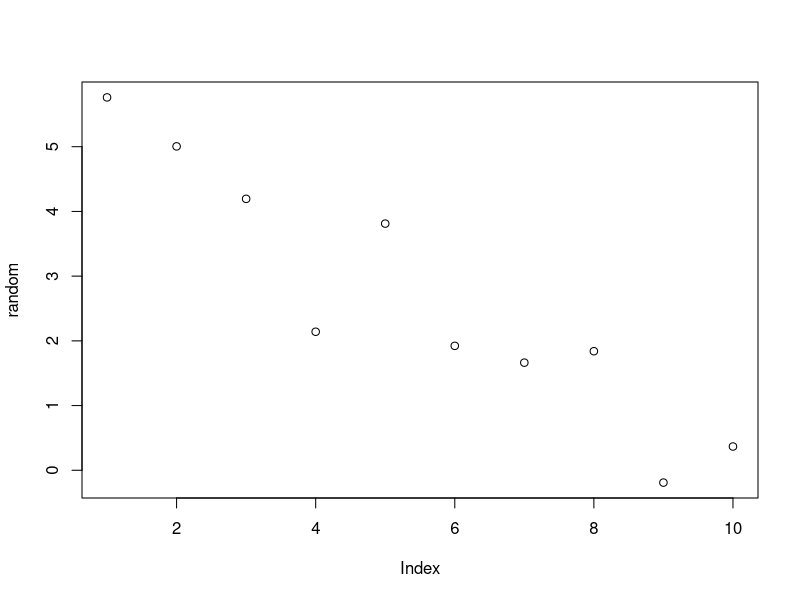
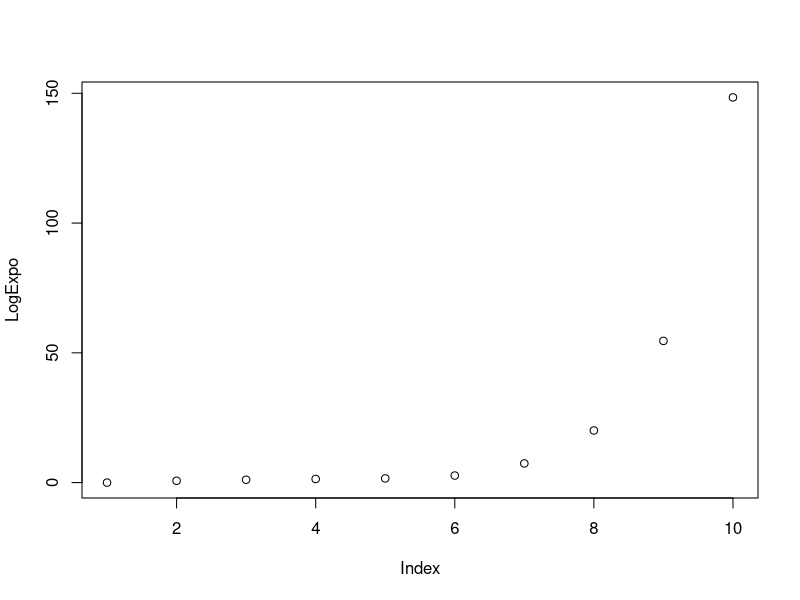
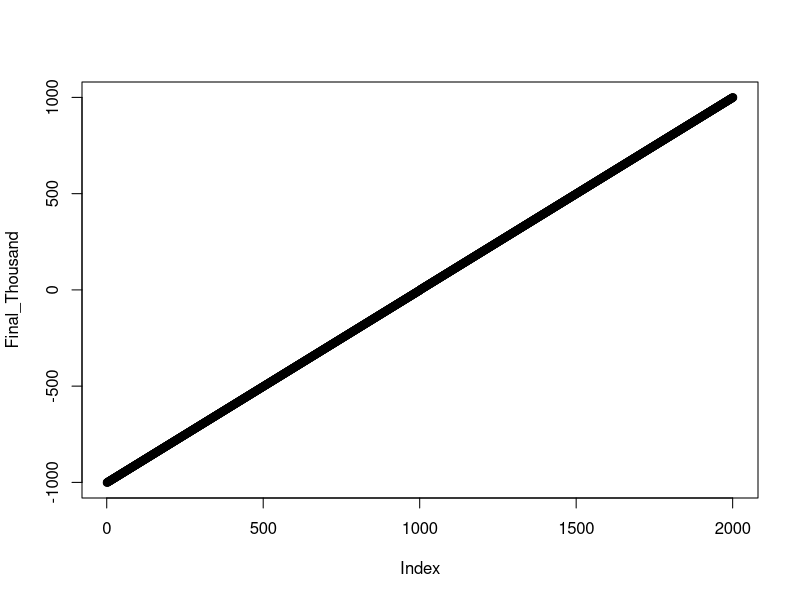

These charts were generated, in order, by the following R code: (Note: this script raises an error after producing the figures.)

#TASK 1
a <- rnorm(3,5,1)
b <- rnorm(3,3,1)
cq <- rnorm(4,1,2) 

random <- c(a,b,cq)
plot(random)
summary(random)
#TASK2

a1 <- seq(1:5)
log_a1 <- log(a1)
a2 <- seq(6:10)
exp_a2 <- exp(a2)

log_a1
exp_a2

LogExpo <- c(log_a1,exp_a2)
LogExpo
plot(LogExpo)

summary(LogExpo)
#TASK 3

thousand <- seq(1:1000)
neg_thousand <- rev(seq(-1000:0))

thousand
neg_thousand
Final_Thousand <- c(-neg_thousand,thousand)

Final_Thousand
plot(Final_Thousand)

summary(Final_Thousand)

#TASK 4

Final_Thousnad_500 <- Final_Thousand[1:500]
first_hundred <- Final_Thousnad_500[1:100]

summary(first_hundred)


#IF and ELSE condition in R

sub_1 <- 90
sub_2 <- 80
sub_3 <- 29
sub_4 <- 11
sub_5 <- 99

passing_marks <- 250
Total_marks <- sum(sub_1,sub_2,sub_3,sub_4,sub_5)

if(Total_marks>passing_marks){
  v0 <- paste("You scored" , Total_marks)
  print(V0)
  print("You have passed the exam")
  }else
{
  v0 <- paste("You scored ", Total_marks)
  
  
  marks_required <- passing_marks - Total_marks
  v1 <- "Additional marks required are"
  v2 <- paste(v1, marks_required)
  
  print(v0)
  print (v2)
  print("Please apply again for the exam") 
}

#Else if

sub_1 <- 38
sub_2 <- 80
sub_3 <- 01
sub_4 <- 78
sub_5 <- 49

Total_marks <- sum(sub_1,sub_2,sub_3,sub_4,sub_5)

if(Total_marks >= 400){
  v3 <-paste("your score is",Total_marks)
  print(v3)
    print("your grade is EXCELLENT")
  } else if (Total_marks >= 300){
  v3 <-paste("your score is",Total_marks)
  print(v3)
    print("your grade is VERY GOOD")
  }else if (Total_marks >= 250){
    v3 <-paste("your score is",Total_marks)
    print(v3)
    print("Your grade is GOOD")
  }  else {
  v3 <-paste("your score is",Total_marks)
  print(v3)
  print("Unfortunately you haven't passed the exam")
  }

#While loop ________________________________________________________________________

shopping_money <- 100
i <- 1

while (shopping_money > 30) {
  v1 <- i
  v2 <- "Lets shop for:"
  v3 <-"th time"
  
  v4 <- paste(v2,v1,v3)
  print(v4)
  
  i = i+1
  
  shopping_money <- shopping_money - 20
  money_left <- shopping_money
  
  v2 <- paste("Moeny left is:" , money_left)
    print(v2)
  
  }

#For loop _________________________________________________________________________

vec <- 1:100

for (e in vec) {
  if (e == 10)
      break
  if(e == 4)
    next
  print (e)
}

#Repeating loops _________________________________________________________________

i <- 10

repeat{
  v1 <- "my value is"
  v2 <- paste(v1,i)
  print(v2)
  if(i<20)
    break
}



#In_built Functions________________________________________________________________
data("mtcars")
colnames(mtcars)

head(mtcars)
mtcars$mpg

sort(mtcars$mpg , decreasing = TRUE) # Decreassing order

table(mtcars$cyl)

prop.table(table(mtcars$cyl)) # proportion of 4/6/8 type cylinder car engine types

mean(mtcars$mpg)
sum(mtcars$mpg)

#horzontal and vertical calulation using apply function 

#apply function_____

data(iris)
head(iris)

apply(iris[1:4],2,mean) # mean of 4 column together
apply(iris[1:4],2,median)
apply(iris[1:4],2,sum)

apply(iris[1:4],1,sum) # there are 150 rows in the dataset, sum of 150 rows is shown in the rows 

#t apply function, helps in grouping ____ 

tapply(iris$Petal.Length, iris$Species, mean) # variable where function need to apply , groupping variable , function
tapply(iris$Sepal.Length, iris$Species, mean)


#map_dbl functions ________

install.packages("purrr")
library(purrr)

map_dbl(mtcars, mean) #same like apply function , works on columns
map_dbl(mtcars, sum)
map_dbl(mtcars, median)


#invoke_map_____
  #Used when we want to apply two functions together
invoke_map(list(min_sepal_legth = "min",max_sepal_width = "max"), list(iris$Sepal.Length, iris$Petal.Width)) 

invoke_map(list(min_sepal_legth = "min",mean_sepal_width = "mean"), list(iris$Sepal.Length, iris$Petal.Width)) 


#Customized fun / User defined fun______________________________________________________________________________________________

#step 1: Build a function
fun1 <- function(x){ print(x)}
#Step 2: Execute the function  
fun1(100)

fun1(c(1:10))
fun1(c("Sudhir", "Ravi"))

fun1(c(T,F,T,T,F,T))

fun1(list(c(T,F,T,T,F,T), c("Sudhir", "Ravi"), c(1:10)))


#Power 2 function 

fun_pow <- function(x){x^2}
fun_pow(6)

add <- function(x,f){x+f}
add(2,3)

add(5, fun_pow(4)) #use of function inside function 


## loops function _________

mean_of_All_cols <- function(x){
  for(i in x){
    print(mean(i))
    }
}

mean_of_All_cols(iris[-5]) # sum of all columns of iris dataset except col 5


## local variable concept in R

fun5 <- function(){
  x                    #local variable - var defined inside function 
  y = 20
  x+y
  }

x = 70                #Global var - global var value is used inside fun
fun5()

fun6 <- function(){
  x =75                   #local variable - will take precedence over gloabl var 
  y = 20
  x+y
}

fun6()


## create your own function

normalise <- function(x){
  (x - range(x)[1]) / (max(x) -min(x)) #[1] defines the first element of range i.e. min and sexond element is max
}

normalise(iris$Sepal.Length)













